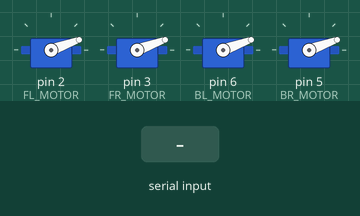
This sketch was run on a simulated Arduino Uno, built with avr-gcc and run on an emulated ATmega328P. Shown: 4 × servo. The test bench sets the inputs (shaded band). What the sketch prints to the serial monitor is not drawn.

Above: at 6.2 s.
6.3 s: "a 1\n" received over Serial
At 7.6 s:
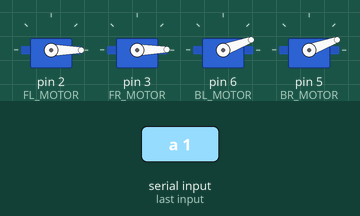
At 12.6 s:
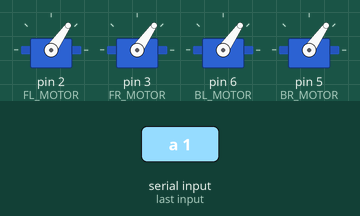
Timing chart, 0 to 13.8 s (numbered marks = the images above; inputs shaded):
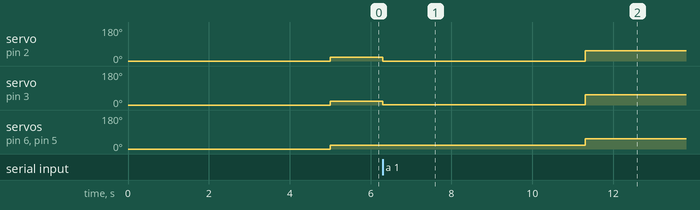

Measured:
- after the input at 6.3 s, servo on pin 2 (FL_MOTOR): 20° → 0° at once, → 55° 5.0 s later; servo on pin 3 (FR_MOTOR): 20° → 1° at once, → 55° 5.0 s later; servo on pin 6 (BL_MOTOR), servo on pin 5 (BR_MOTOR): 20° → 55° after 5.0 s

The sketch:

Motor_Control.ino
```cpp
/*******************************
 * Motor_Control.ino           *
 * Author: Princeton Robotics: *
 *         Quadcopter Team '15 *
 * Date Created: 2/24/2015     *
 * Description: Controls each  *
 * of the motors from Arduino  *
 * Serial Port.                *
 *******************************/


/* TODO:
 *
 * Right now, the Serial Monitor Controller
 * code only accepts one value and sends that
 * to all the motors. Have the Controller instead
 * accept four values, and send one to each
 * motor (as described below)
 */


/* USAGE:
 *
 * Ensure the motors are connected to OUTPUT ports
 * on the arducopter APM, or PWM pins on another
 * Arduino board. Change the #defines below so
 * the pin number for each connected port is
 * correct.
 *
 * Motor names are based on mount position on
 * the quadcopter: 'f': Front, 'b': Back,
 * 'l': Left, and 'r': Right. So 'flMotor'
 * corresponds to the 'front left motor'.
 *
 * When the code is uploaded, open the Serial
 * Monitor, and ensure that either 'newline' or
 * 'carriage return' is selected in the bottom
 * right corner. You may now enter 4 numbers
 * between 0 and 180 (with 180 as max power)
 * separated by spaces, and those values will
 * be sent to the motors. flMotor will set its
 * power to the first number, frMotor to the
 * second number, blMotor to the third, and
 * brMotor to the fourth.
 *
 * An example line would be:
 * 68 100 0 80
 */


#include <Servo.h>

// Define which pin each motor is attached to
// FL is pin 7
// FR is pin 6
// BR is pin 8
// BL not working
#define FL_MOTOR 2
#define FR_MOTOR 3
#define BL_MOTOR 6
#define BR_MOTOR 5

#define EMERGENCY_SHUT_DOWN

Servo flMotor;
Servo frMotor;
Servo blMotor;
Servo brMotor;

String incomingString;


void setup()
{
    flMotor.attach(FL_MOTOR);
    frMotor.attach(FR_MOTOR);
    blMotor.attach(BL_MOTOR);
    brMotor.attach(BR_MOTOR);

    Serial.begin(9600);
    Serial.println("Initalizing");
    arm();
}

void loop()
{
    // If the user has inputted something
    if (Serial.available() > 0)
    {
        char ch = Serial.read();

        // If we haven't received a newline or
        // carriage return character, add it to
        // incomingString
        if (ch != 10 && ch != 13) {
            incomingString += ch;
        }

        // If we have received a newline or
        // carriage return character, synthesize
        // the string and send values to motors
        else
        {
            // Input "a" to re-arm the ESCs
            if (incomingString == "a") {
                arm();
            } else if (incomingString == "x") {
              // Safety
              sendToMotors("55 55 55 55");
            } else {
              // Send values to motors
              sendToMotors(incomingString);
#ifdef EMERGENCY_SHUT_DOWN
              delay(5000);
              sendToMotors("55 55 55 55");
#endif
            }

            // clear incomingString
            incomingString = "";
        }
    }
}

/* Accepts a string containing four integers  *
 * and sends each of those values to a motor. */
void sendToMotors(String str)
{
    String motorString;
    int motorNum = 0;
    char *temp = (char*)str.c_str();
    char *pch = strtok(temp," ");
    while (pch != NULL)
    {
      int curr = atoi(pch);
      if (motorNum == 0) {
          flMotor.write(curr);
      }
      if (motorNum == 1) {
          frMotor.write(curr);
      }
      if (motorNum == 2) {
          blMotor.write(curr);
      }
      if (motorNum == 3) {
          brMotor.write(curr);
      }
//      Serial.println(curr);
      pch = strtok(NULL, " ");
      motorNum++;
    }
}


/* Arms the ESCs (Readies them for use)    *
 * Arm Sequence: Send a value of 0, wait   *
 * a brief period of time (~5 sec), then   *
 * send a low value (~20). The ESCs should *
 * beep during the arm sequence, but stop  *
 * once it is complete.                    */
void arm()
{
    Serial.print("Arming");

    flMotor.write(0);
    frMotor.write(0);
    blMotor.write(0);
    brMotor.write(0);

    for (int i = 0; i < 5; i++) {
        Serial.print(".");
        delay(1000);
    }

    flMotor.write(20);
    frMotor.write(20);
    blMotor.write(20);
    brMotor.write(20);

    Serial.println("    Complete!");
}
```
